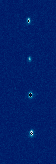
#> input picture 2_task/pics/0008b6bb-cfca-4bfc-baf1-7af3c8e90a9f.png, 56 x 164 px; its folder holds 4 pictures in this run
$ python solve.py
#> lines starting #> are read from the running program, lines starting #| are printed output that depends on the picture
import os
import numpy as np
from PIL import Image
import csv
import time

start_time = time.time()
#Считываем названия файлов и формируем относительные пути
dir='pics'
filenames=os.listdir(dir)
paths=[]
for file in filenames:
    paths.append(dir+f'/{file}')

ions=[17,57,92,130]#номер строки, с которой начинается поиск i-го иона
count=0
file = open('data.txt', 'w')

for path in paths:
    b=[0,0,0,0] #Инициализируем вектор ионов
    #Открываем картинку, преобразуем её пиксели в оттенки серого и считываем её как массив
    img = Image.open(path)
#> img is the input picture: PIL image 56x164 RGB; mean R, G, B 0.4, 31.9, 106.2
    gray_img = img.convert('L')
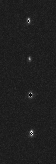
#> gray_img: PIL image 56x164 L; min 0, max 247, mean 31.1
    gray_arr = np.asarray(gray_img)
    #Поиск иона
    for j in range (len(ions)):
        for i in range(5):
            row = gray_arr[ions[j]+i]
            max_num=max(row)#Находим пиксель с наибольшим значением оттенка серого
            if max_num>50:#Проверка превышения порогового значения
                b[j]=1
#> after the loop, b = [1, 1, 1, 1]

    file.write(f'{count};{path[5:]};{b[0]};{b[1]};{b[2]};{b[3]}\n')#Подготовка данных для записи в csv
    count+=1
#> pass 2 of the loop `for path in paths:`:
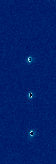
#> input picture 2_task/pics/02ee49a9-95ef-4a30-82fb-e1078575f6e9.png, 56 x 164 px
#> img is the input picture: PIL image 56x164 RGB; mean R, G, B 0.3, 31.7, 106.1
#> `gray_img = img.convert('L')`:
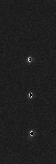
#> gray_img: PIL image 56x164 L; min 1, max 232, mean 30.9
#> after the loop `for j in range (len(ions)):`: b = [0, 1, 1, 1]
#> pass 3 of the loop `for path in paths:`:
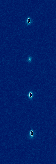
#> input picture 2_task/pics/05315dc0-f32e-45d9-9051-471fc360f37e.png, 56 x 164 px
#> img is the input picture: PIL image 56x164 RGB; mean R, G, B 0.3, 31.7, 106.1
#> `gray_img = img.convert('L')`:
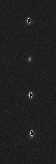
#> gray_img: PIL image 56x164 L; min 0, max 225, mean 31
#> after the loop `for j in range (len(ions)):`: b = [1, 1, 1, 1]
#> the loop made 4 passes; the first 3 are shown
file.close()

f = open('data.txt', 'r')
#Запись результатов в csv файл
with open('labeled_ions_korabeli_12.csv', 'w',newline='') as file:
    writer = csv.writer(file)
    writer.writerow('Number;Filename;Qubit 1 state;Qubit 2 state;Qubit 3 state;Qubit 4 state'.split(';'))
    for s in f:
        writer.writerow(c.strip() for c in s.strip().split(';'))
f.close()
print(f'Время выполнения программы: {round(time.time()-start_time,3)} c.')
